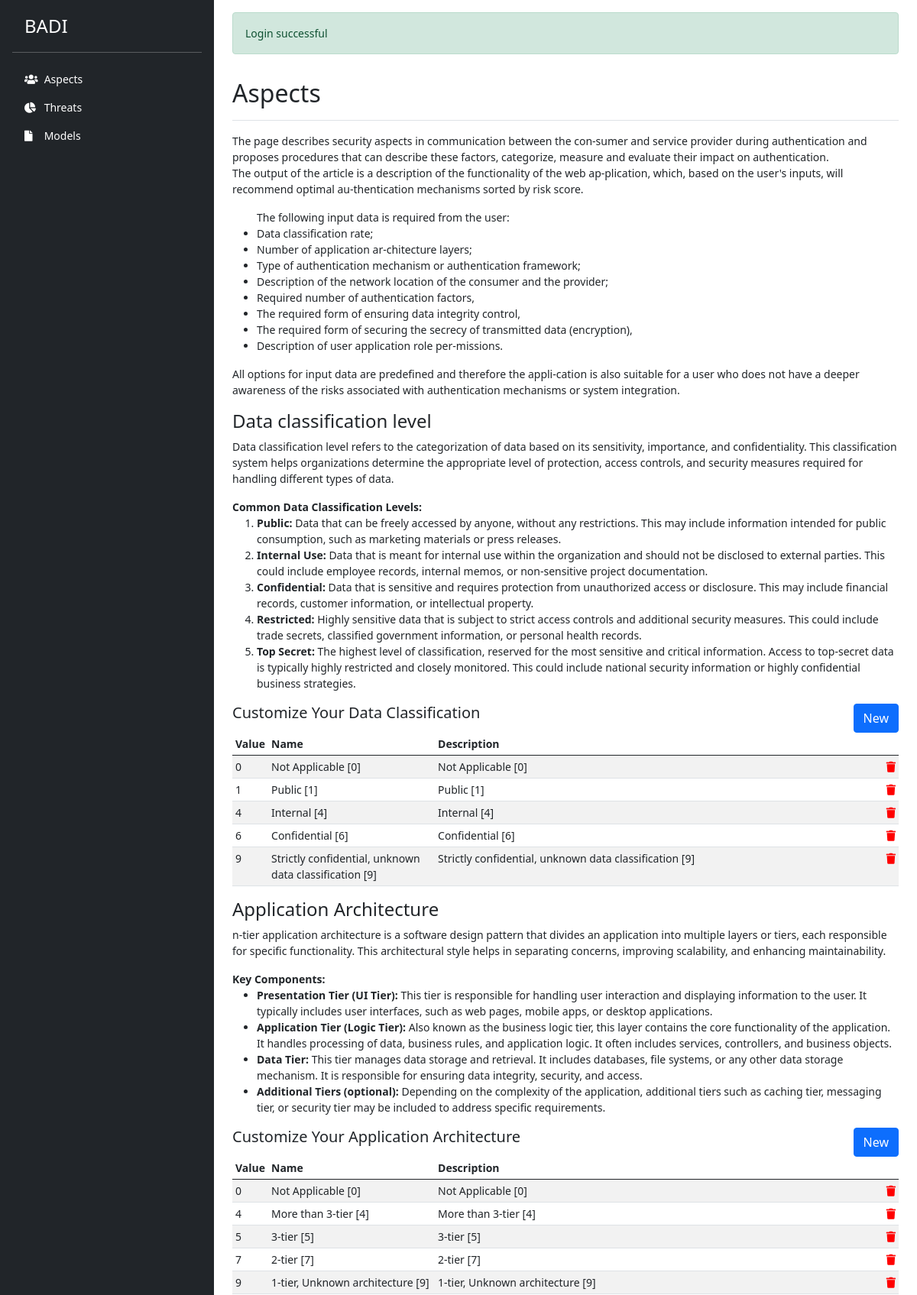
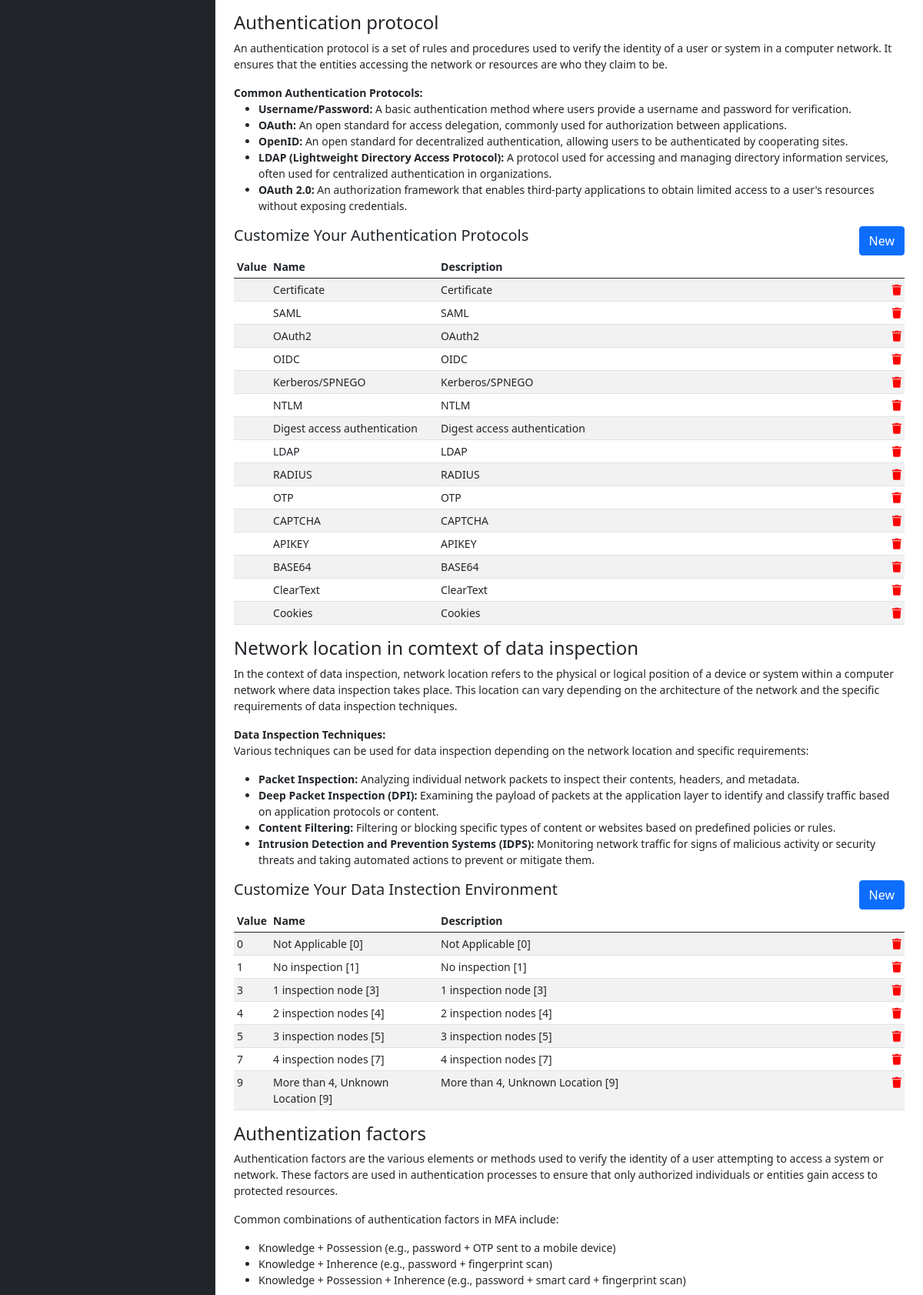
Screenshot of /index.php?page=aspects (signed in, upper part) with the database file from the repository (2 pictures, top to bottom).
### tables this page shows
CREATE TABLE `dshb_menu` (
  `id` int(11) NOT NULL,
  `icon` varchar(45) NOT NULL,
  `name` varchar(45) DEFAULT NULL,
  `href` varchar(25) NOT NULL,
  `min_user_role` int(11) NOT NULL
);

CREATE TABLE `aspects` (
  `id` int(25) NOT NULL,
  `aspect_type` varchar(250) NOT NULL,
  `aspect_name` varchar(250) NOT NULL,
  `aspect_value` varchar(250) DEFAULT NULL,
  `aspect_description` varchar(250) NOT NULL
);

### parts/aspects/aspects.php (the view, shortened to what the rows shown need)
<?php
$aspectFunctions = new AspectFunctions($connection->getConnection());
?>
<div class="d-flex justify-content-between flex-wrap flex-md-nowrap align-items-center pt-3 pb-2 mb-3 border-bottom">
    <h1 class="h2">Aspects</h1>
</div>
        <div>
            <b>Common Data Classification Levels:</b><br>
            <table class="table table-striped table-sm" style="width: 100%">
                <thead>
                <tr>
                    <th style="width: 5%">Value</th>
                    <th style="width: 25%">Name</th>
                    <th>Description</th>
                    <th></th>
                </tr>
                </thead>
                <tbody>
                <?php
                $aspect_type = "dataclass";
                $aspects = $aspectFunctions->displayDataAspects($aspect_type);
                foreach ($aspects as $aspect) {
                    ?>
                    <tr>
                        <td><?php echo $aspect['aspect_value'] ?></td>
                        <td><?php echo $aspect['aspect_name'] ?></td>
                        <td><?php echo $aspect['aspect_description'] ?></td>
                        <td style="text-align: right">
                            <a href="index.php?action=deleteAspect&id=<?php echo $aspect['id'] ?>" style="color:red" onclick="confirm('Are you sure want to delete this record')">
                                <i class="fa fa-trash" aria-hidden="true"></i>
                            </a>
                        </td>
                    </tr>
                <?php } ?>
                </tbody>
            </table>
        </div>
        <div>
            <table class="table table-striped table-sm" style="width: 100%">
                <thead>
                    <tr>
                        <th style="width: 5%">Value</th>
                        <th style="width: 25%">Name</th>
                        <th>Description</th>
                        <th></th>
                    </tr>
                </thead>
                <tbody>
                <?php
                $aspect_type = "architect";
                $aspects = $aspectFunctions->displayDataAspects($aspect_type);
                foreach ($aspects as $aspect) {
                    ?>
                   <tr>
                        <td><?php echo $aspect['aspect_value'] ?></td>
                        <td><?php echo $aspect['aspect_name'] ?></td>
                        <td><?php echo $aspect['aspect_description'] ?></td>
                        <td style="text-align: right">
                            <a href="index.php?action=deleteAspect&id=<?php echo $aspect['id'] ?>" style="color:red" onclick="confirm('Are you sure want to delete this record')">
                                <i class="fa fa-trash" aria-hidden="true"></i>
                            </a>
                        </td>
                    </tr>
                <?php } ?>
                </tbody>
            </table>
        </div>
        <div>
            <b>Common Authentication Protocols:</b><br>
            <table class="table table-striped table-sm" style="width: 100%">
                <thead>
                        <tr>
                            <th style="width: 5%">Value</th>
                            <th style="width: 25%">Name</th>
                            <th>Description</th>
                            <th></th>
                        </tr>
                </thead>
                <tbody>
                <?php
                $aspect_type = "authprot";
                $aspects = $aspectFunctions->displayDataAspects($aspect_type);
                foreach ($aspects as $aspect) {
                    ?>
                     <tr>
                        <td><?php echo $aspect['aspect_value'] ?></td>
                        <td><?php echo $aspect['aspect_name'] ?></td>
                        <td><?php echo $aspect['aspect_description'] ?></td>
                        <td style="text-align: right">
                            <a href="index.php?action=deleteAspect&id=<?php echo $aspect['id'] ?>" style="color:red" onclick="confirm('Are you sure want to delete this record')">
                                <i class="fa fa-trash" aria-hidden="true"></i>
                            </a>
                        </td>
                    </tr>
                <?php } ?>
                </tbody>
            </table>
        </div>
        <div>
            <b>Data Inspection Techniques:</b><br>
            <table class="table table-striped table-sm" style="width: 100%">
            <thead>
                    <tr>
                        <th style="width: 5%">Value</th>
                        <th style="width: 25%">Name</th>
                        <th>Description</th>
                        <th></th>
                    </tr>
                </thead>
                <tbody>
                <?php
                $aspect_type = "netloc";
                $aspects = $aspectFunctions->displayDataAspects($aspect_type);
                foreach ($aspects as $aspect) {
                    ?>
                    <tr>
                        <td><?php echo $aspect['aspect_value'] ?></td>
                        <td><?php echo $aspect['aspect_name'] ?></td>
                        <td><?php echo $aspect['aspect_description'] ?></td>
                        <td style="text-align: right">
                            <a href="index.php?action=deleteAspect&id=<?php echo $aspect['id'] ?>" style="color:red" onclick="confirm('Are you sure want to delete this record')">
                                <i class="fa fa-trash" aria-hidden="true"></i>
                            </a>
                        </td>
                    </tr>
                <?php } ?>
                </tbody>
            </table>
        </div>

### parts/template/nav.php (shortened to what the rows shown need)
<?php
$menuItems = $connection->getMenuItems();
?>
<div class="d-flex flex-column flex-shrink-0 p-3 text-white bg-dark full-height" style="width: 280px;">
    <ul class="nav nav-pills flex-column mb-auto">
        <?php if (CoreFunctions::isGranted()) { ?>
            <?php foreach ($menuItems as $item) {  ?>
                <?php if (CoreFunctions::isGranted($item['code'])) {?>
                    <li class="nav-item">
                        <a href="<?php echo $item['href'] ?>" class="nav-link text-white" aria-current="page">
                            <span class="nav-icon"> <i class="<?php echo $item['icon'] ?> bi me-2"></i> </span>
                            <?php echo $item['name'] ?>
                        </a>
                    </li>
                <?php } ?>
            <?php } ?>
        <?php } ?>
    </ul>
</div>

### rows the page displays
dshb_menu: name "Aspects"
dshb_menu: name "Threats"
dshb_menu: name "Models"
aspects: aspect_value "0", aspect_name "Not Applicable [0]", aspect_description "Not Applicable [0]"
aspects: aspect_value "1", aspect_name "Public [1]", aspect_description "Public [1]"
aspects: aspect_value "4", aspect_name "Internal [4]", aspect_description "Internal [4]"
aspects: aspect_value "6", aspect_name "Confidential [6]", aspect_description "Confidential [6]"
aspects: aspect_value "9", aspect_name "Strictly confidential, unknown data classification [9]", aspect_description "Strictly confidential, unknown data classification [9]"
aspects: aspect_value "0", aspect_name "Not Applicable [0]", aspect_description "Not Applicable [0]"
aspects: aspect_value "4", aspect_name "More than 3-tier [4]", aspect_description "More than 3-tier [4]"
aspects: aspect_value "5", aspect_name "3-tier [5]", aspect_description "3-tier [5]"
aspects: aspect_value "7", aspect_name "2-tier [7]", aspect_description "2-tier [7]"
aspects: aspect_value "9", aspect_name "1-tier, Unknown architecture [9]", aspect_description "1-tier, Unknown architecture [9]"
aspects: aspect_name "Certificate", aspect_description "Certificate"
aspects: aspect_name "SAML", aspect_description "SAML"
aspects: aspect_name "OAuth2", aspect_description "OAuth2"
aspects: aspect_name "OIDC", aspect_description "OIDC"
aspects: aspect_name "Kerberos/SPNEGO", aspect_description "Kerberos/SPNEGO"
aspects: aspect_name "NTLM", aspect_description "NTLM"
aspects: aspect_name "Digest access authentication", aspect_description "Digest access authentication"
aspects: aspect_name "LDAP", aspect_description "LDAP"
aspects: aspect_name "RADIUS", aspect_description "RADIUS"
aspects: aspect_name "OTP", aspect_description "OTP"
aspects: aspect_name "CAPTCHA", aspect_description "CAPTCHA"
aspects: aspect_name "APIKEY", aspect_description "APIKEY"
aspects: aspect_name "BASE64", aspect_description "BASE64"
aspects: aspect_name "ClearText", aspect_description "ClearText"
aspects: aspect_name "Cookies", aspect_description "Cookies"
aspects: aspect_value "0", aspect_name "Not Applicable [0]", aspect_description "Not Applicable [0]"
aspects: aspect_value "1", aspect_name "No inspection [1]", aspect_description "No inspection [1]"
aspects: aspect_value "3", aspect_name "1 inspection node [3]", aspect_description "1 inspection node [3]"
aspects: aspect_value "4", aspect_name "2 inspection nodes [4]", aspect_description "2 inspection nodes [4]"
aspects: aspect_value "5", aspect_name "3 inspection nodes [5]", aspect_description "3 inspection nodes [5]"
aspects: aspect_value "7", aspect_name "4 inspection nodes [7]", aspect_description "4 inspection nodes [7]"
aspects: aspect_value "9", aspect_name "More than 4, Unknown Location [9]", aspect_description "More than 4, Unknown Location [9]"

### other values shown
$alert['message'] "Login successful"
